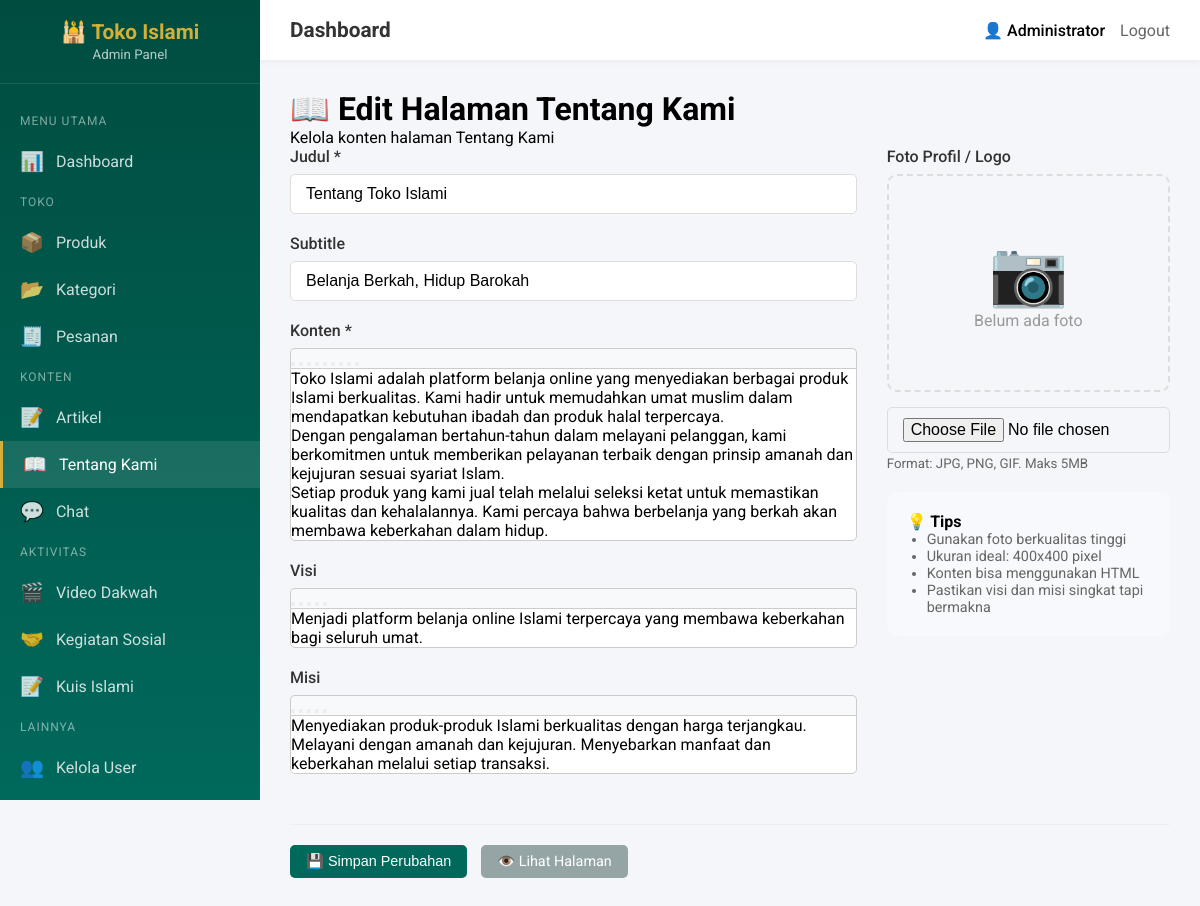
Page /admin/about.php (signed in) on the committed database.
### tables this page shows
CREATE TABLE about_page (
    id INT AUTO_INCREMENT PRIMARY KEY,
    title VARCHAR(200) DEFAULT 'Tentang Kami',
    subtitle VARCHAR(255) DEFAULT 'Mengenal Lebih Dekat',
    content TEXT,
    photo VARCHAR(255),
    vision TEXT,
    mission TEXT,
    created_at TIMESTAMP DEFAULT CURRENT_TIMESTAMP,
    updated_at TIMESTAMP DEFAULT CURRENT_TIMESTAMP ON UPDATE CURRENT_TIMESTAMP
);

### includes/functions.php (called while the page is built, shortened)
<?php
function getAboutPage() {
    try {
        $pdo = db();
        $stmt = $pdo->query("SELECT * FROM about_page LIMIT 1");
        return $stmt->fetch();
    } catch (PDOException $e) {
        return null;
    }
}

### admin/about.php (the view, shortened to what this page needs)
<?php
require_once 'includes/admin-header.php';
$about = getAboutPage();
?>
<div class="admin-content">
    <div class="content-header">
        <h1>📖 Edit Halaman Tentang Kami</h1>
        <p>Kelola konten halaman Tentang Kami</p>
    </div>
    <div class="card">
        <form action="" method="POST" enctype="multipart/form-data">
            <div style="display: grid; grid-template-columns: 2fr 1fr; gap: 30px;">
                <div>
                    <div class="form-group">
                        <label>Judul *</label>
                        <input type="text" name="title" class="form-control"
                               value="<?= htmlspecialchars($about['title'] ?? 'Tentang Toko Islami') ?>" required>
                    </div>
                    <div class="form-group">
                        <label>Subtitle</label>
                        <input type="text" name="subtitle" class="form-control"
                               value="<?= htmlspecialchars($about['subtitle'] ?? '') ?>"
                               placeholder="Tagline atau subjudul">
                    </div>
                    <div class="form-group">
                        <label>Konten *</label>
                        <div id="toolbar-content" class="ql-toolbar-custom">
                            <span class="ql-formats">
                                <button class="ql-bold"></button>
                                <button class="ql-italic"></button>
                                <button class="ql-underline"></button>
                            </span>
                            <span class="ql-formats">
                                <button class="ql-header" value="1"></button>
                                <button class="ql-header" value="2"></button>
                            </span>
                            <span class="ql-formats">
                                <button class="ql-list" value="ordered"></button>
                                <button class="ql-list" value="bullet"></button>
                            </span>
                            <span class="ql-formats">
                                <button class="ql-link"></button>
                                <button class="ql-clean"></button>
                            </span>
                        </div>
                        <div id="editor-content" class="quill-editor"><?= $about['content'] ?? '' ?></div>
                    </div>
                    <div class="form-group">
                        <label>Visi</label>
                        <div id="toolbar-vision" class="ql-toolbar-custom">
                            <span class="ql-formats">
                                <button class="ql-bold"></button>
                                <button class="ql-italic"></button>
                            </span>
                            <span class="ql-formats">
                                <button class="ql-list" value="ordered"></button>
                                <button class="ql-list" value="bullet"></button>
                            </span>
                            <span class="ql-formats">
                                <button class="ql-clean"></button>
                            </span>
                        </div>
                        <div id="editor-vision" class="quill-editor-small"><?= $about['vision'] ?? '' ?></div>
                    </div>
                    <div class="form-group">
                        <label>Misi</label>
                        <div id="toolbar-mission" class="ql-toolbar-custom">
                            <span class="ql-formats">
                                <button class="ql-bold"></button>
                                <button class="ql-italic"></button>
                            </span>
                            <span class="ql-formats">
                                <button class="ql-list" value="ordered"></button>
                                <button class="ql-list" value="bullet"></button>
                            </span>
                            <span class="ql-formats">
                                <button class="ql-clean"></button>
                            </span>
                        </div>
                        <div id="editor-mission" class="quill-editor-small"><?= $about['mission'] ?? '' ?></div>
                    </div>
                </div>
                <div>
                    <div class="form-group">
                        <label>Foto Profil / Logo</label>
                        <div style="border: 2px dashed #ddd; border-radius: 10px; padding: 20px; text-align: center; margin-bottom: 15px;">
                            <?php if (!empty($about['photo'])): ?>
                            <img src="<?= UPLOAD_URL . $about['photo'] ?>" alt="Current Photo"
                                 style="max-width: 100%; max-height: 250px; border-radius: 10px; margin-bottom: 15px;">
                            <?php else: ?>
                            <div style="padding: 40px; color: #999;">
                                <span style="font-size: 4rem;">📷</span>
                                <p>Belum ada foto</p>
                            </div>
                            <?php endif; ?>
                        </div>
                        <input type="file" name="photo" class="form-control" accept="image/*">
                        <small style="color: #666;">Format: JPG, PNG, GIF. Maks 5MB</small>
                    </div>
                    <div style="background: #f8f9fc; padding: 20px; border-radius: 10px; margin-top: 20px;">
                        <h4 style="margin-top: 0;">💡 Tips</h4>
                        <ul style="color: #666; font-size: 0.9rem; padding-left: 20px; margin: 0;">
                            <li>Gunakan foto berkualitas tinggi</li>
                            <li>Ukuran ideal: 400x400 pixel</li>
                            <li>Konten bisa menggunakan HTML</li>
                            <li>Pastikan visi dan misi singkat tapi bermakna</li>
                        </ul>
                    </div>
                </div>
            </div>
            <div style="margin-top: 30px; padding-top: 20px; border-top: 1px solid #eee;">
                <button type="submit" class="btn btn-primary">💾 Simpan Perubahan</button>
                <a href="<?= BASE_URL ?>/pages/about.php" target="_blank" class="btn btn-secondary" style="margin-left: 10px;">
                    👁️ Lihat Halaman
                </a>
            </div>
        </form>
    </div>
</div>
<link href="https://cdn.jsdelivr.net/npm/quill@2.0.3/dist/quill.snow.css" rel="stylesheet" />
<?php require_once 'includes/admin-footer.php'; ?>

### admin/includes/admin-header.php (style rules this page uses)
:root { --primary: #00695C; --primary-dark: #004D40; --gold: #D4AF37; --sidebar-width: 260px; --header-height: 60px; }
* { margin: 0; padding: 0; box-sizing: border-box; }
body { font-family: 'Roboto', sans-serif; background: #F5F6FA; min-height: 100vh; }
.btn { display: inline-flex; align-items: center; gap: 5px; padding: 8px 16px; border-radius: 5px; font-size: 0.9rem; text-decoration: none; border: none; cursor: pointer; transition: all 0.3s; }
.btn-primary { background: var(--primary); color: white; }
.btn-secondary { background: #95A5A6; color: white; }
.form-group { margin-bottom: 20px; }
.form-group label { display: block; margin-bottom: 8px; font-weight: 500; color: #333; }
.form-control { width: 100%; padding: 10px 15px; border: 1px solid #ddd; border-radius: 5px; font-size: 1rem; transition: border-color 0.3s; }

### admin/about.php (style rules this page uses)
.ql-toolbar-custom { background: #f8f9fa; border: 1px solid #ccc; border-bottom: none; border-radius: 5px 5px 0 0; }
.quill-editor, .quill-editor-small { border: 1px solid #ccc; border-radius: 0 0 5px 5px; background: white; }

### rows in the picture
about_page: title "Tentang Toko Islami", subtitle "Belanja Berkah, Hidup Barokah", content "Toko Islami adalah platform belanja online yang menyediakan berbagai produk Islami berkualitas. Kami hadir untuk memudahkan umat muslim dalam mendapatkan kebutuhan ibadah dan produk halal terpercaya. Dengan pengalaman bertahun-tahun dalam melayani pelanggan, kami berkomitmen untuk memberikan pelayanan terbaik dengan prinsip amanah dan kejujuran sesuai syariat Islam. Setiap produk yang kami jual telah melalui seleksi ketat untuk memastikan kualitas dan kehalalannya. Kami percaya bahwa berbelanja yang berkah akan membawa keberkahan dalam hidup.", vision "Menjadi platform belanja online Islami terpercaya yang membawa keberkahan bagi seluruh umat.", mission "Menyediakan produk-produk Islami berkualitas dengan harga terjangkau. Melayani dengan amanah dan kejujuran. Menyebarkan manfaat dan keberkahan melalui setiap transaksi."

### other values in the picture
$siteName "Toko Islami"
$pageTitle "Dashboard"
$currentUser['name'] "Administrator"
